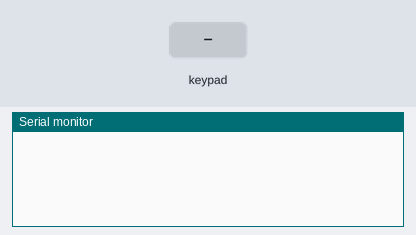
The sketch below on a simulated Arduino Uno, built with avr-gcc and run on an emulated ATmega328P. On the bench: the last lines printed to the serial monitor. The test bench sets the inputs (shaded band).

Above: at 1.2 s.
1.3 s: key '1' pressed
At 2.5 s:
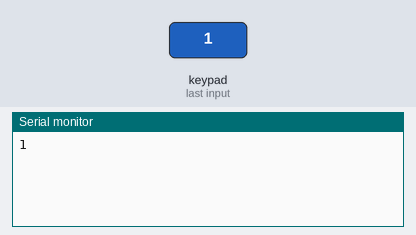
2.8 s: keypad keys 8 7 6 5 # pressed 0.4 s apart
At 4.8 s:
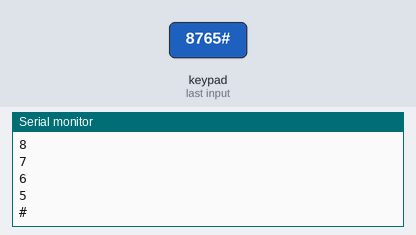
6.3 s: key 'A' pressed
At 7.3 s:
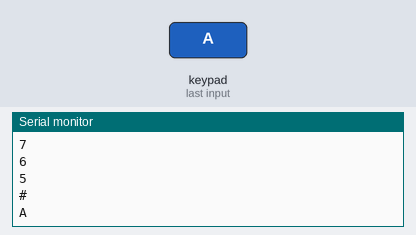
7.8 s: keypad keys 8 7 6 5 * pressed 0.4 s apart
At 10.9 s:
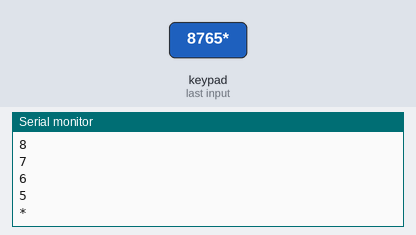
11.3 s: key 'B' pressed
At 12.3 s:
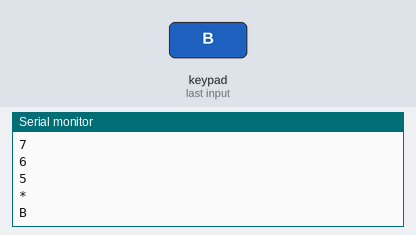
12.8 s: keypad keys 8 7 6 5 D pressed 0.4 s apart
At 14.9 s:
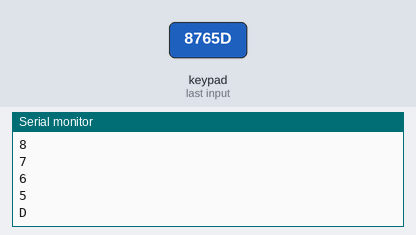
Timing chart, 0 to 16.4 s (numbered marks = the images above; inputs shaded):
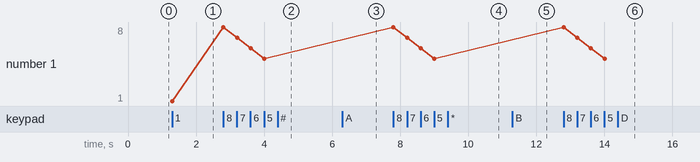

The sketch:

Teclado.ino
```cpp
#include <Keypad.h>

const byte filas= 4;
const byte columnas= 4;
byte pinsFilas [filas] = {8,7,6,5};
byte pinsColumnas [columnas] = {3,4,2,1};

char teclas [filas][columnas] = {
{'1','2','3','A',},
{'4','5','6','B',},
{'7','8','9','C',},
{'*','0','#','D',}
};

Keypad teclado = Keypad (makeKeymap (teclas), pinsFilas, pinsColumnas,filas, columnas );

char tecla;
int numero;

void setup () {
Serial.begin (9600);
}

void loop () {
tecla = teclado.getKey() ;
if (tecla != NO_KEY) {
  numero = tecla - 48;        // conviarte a valor numerico
  Serial.println (tecla);
  // Serial.println (numero); // para que identifique todo como numero
  }
}
```

Measured:
- after the input at 1.3 s, the serial monitor: prints a new line at once (image 1)
- after the input at 2.8 s, the serial monitor: prints a new line at once (image 2)
- after the input at 6.3 s, the serial monitor: prints a new line at once (image 3)
- after the input at 7.8 s, the serial monitor: prints a new line at once (image 4)
- after the input at 11.3 s, the serial monitor: prints a new line at once (image 5)
- after the input at 12.8 s, the serial monitor: prints a new line at once (image 6)
- plotted number 1: 1 → 5 after the input at 2.8 s
